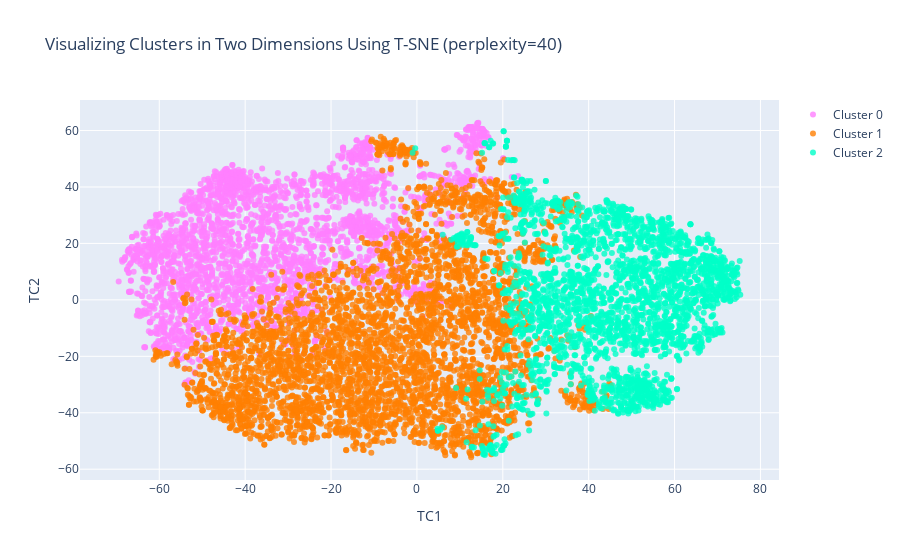

Notebook cell for this chart:
### Code cell
#Instructions for building the 2-D plot

#trace1 is for 'Cluster 0'
trace1 = go.Scatter(
                    x = cluster0["TC1_2d"],
                    y = cluster0["TC2_2d"],
                    mode = "markers",
                    name = "Cluster 0",
                    marker = dict(color = 'rgba(255, 128, 255, 0.8)'),
                    text = None)

#trace2 is for 'Cluster 1'
trace2 = go.Scatter(
                    x = cluster1["TC1_2d"],
                    y = cluster1["TC2_2d"],
                    mode = "markers",
                    name = "Cluster 1",
                    marker = dict(color = 'rgba(255, 128, 2, 0.8)'),
                    text = None)

#trace3 is for 'Cluster 2'
trace3 = go.Scatter(
                    x = cluster2["TC1_2d"],
                    y = cluster2["TC2_2d"],
                    mode = "markers",
                    name = "Cluster 2",
                    marker = dict(color = 'rgba(0, 255, 200, 0.8)'),
                    text = None)

data = [trace1, trace2, trace3]

title = "Visualizing Clusters in Two Dimensions Using T-SNE (perplexity=" + str(perplexity) + ")"

layout = dict(title = title,
              xaxis= dict(title= 'TC1',ticklen= 5,zeroline= False),
              yaxis= dict(title= 'TC2',ticklen= 5,zeroline= False)
             )

fig = dict(data = data, layout = layout)

iplot(fig)

### Figure 1 — Plotly figure (JSON) as saved in the notebook; plotly's stock layout.template omitted (floating-point values rounded to 4 significant figures; data arrays with more than 128 entries replaced by an {"elided": "..."} marker saying what was removed)
{"data": [{"marker": {"color": "rgba(255, 128, 255, 0.8)"}, "mode": "markers", "name": "Cluster 0", "type": "scatter", "x": {"elided": "2876 float values"}, "y": {"elided": "2876 float values"}}, {"marker": {"color": "rgba(255, 128, 2, 0.8)"}, "mode": "markers", "name": "Cluster 1", "type": "scatter", "x": {"elided": "4101 float values"}, "y": {"elided": "4101 float values"}}, {"marker": {"color": "rgba(0, 255, 200, 0.8)"}, "mode": "markers", "name": "Cluster 2", "type": "scatter", "x": {"elided": "2690 float values"}, "y": {"elided": "2690 float values"}}], "layout": {"title": {"text": "Visualizing Clusters in Two Dimensions Using T-SNE (perplexity=40)"}, "xaxis": {"ticklen": 5, "title": {"text": "TC1"}, "zeroline": false}, "yaxis": {"ticklen": 5, "title": {"text": "TC2"}, "zeroline": false}}}
